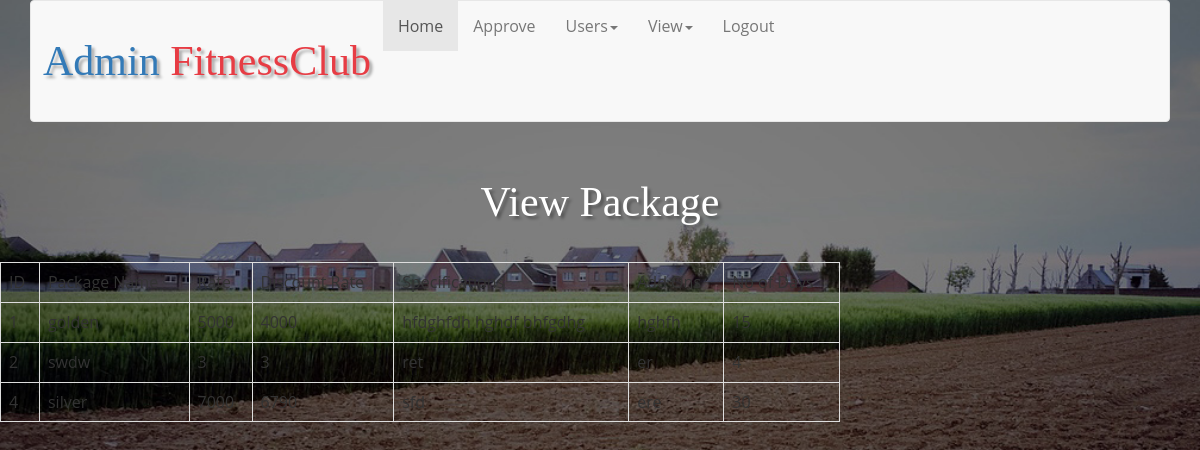
Page /Fitness_Club/Admin/view_pkg.php on the committed database.
### tables this page shows
CREATE TABLE IF NOT EXISTS `tbl_package` (
  `p_id` int(11) NOT NULL AUTO_INCREMENT,
  `c_id` int(11) NOT NULL,
  `p_name` varchar(20) NOT NULL,
  `rate` int(11) NOT NULL,
  `d_rate` int(11) NOT NULL,
  `spec` varchar(50) NOT NULL,
  `add_ons` varchar(50) NOT NULL,
  `no_of_days` int(11) NOT NULL,
  PRIMARY KEY (`p_id`)
);

### Fitness_Club/Admin/view_pkg.php (the view, shortened to what this page needs)
<?php
require_once './admin_nav.php';
require_once '../config/conn.php';
?>
 <h1 style="text-align:center;">View Package</h1>
  <table style="width:70%;" align="center" class="table table-bordered">
    <th>ID</th>
    <th>Package Name</th>
    <th>Rate</th>
    <th>Discount Rate</th>
    <th>Specifications</th>
    <th>Add Ons</th>
    <th>No of Days</th>
<?php
$sql="SELECT * FROM `tbl_package` ";
         $res=$con->query($sql);
        if($res->num_rows>0)
{
    while($row=$res->fetch_assoc())
    {
?>
<tr>
  <td> <?php echo $row['p_id'];?></td>
<td> <?php echo $row['p_name'];?></td>
<td> <?php echo $row['rate'];?></td>
<td> <?php echo $row['d_rate'];?></td>
<td> <?php echo $row['spec'];?></td>
<td> <?php echo $row['add_ons'];?></td>
<td> <?php echo $row['no_of_days'];?></td>
</tr>
<?php
}
}
?>
  </table>

### Fitness_Club/Admin/login/css/style.css (style rules this page uses)
html, body, div, span, applet, object, iframe, h1, h2, h3, h4, h5, h6, p, blockquote, pre, a, abbr, acronym, address, big, cite, code, del, dfn, em, img, ins, kbd, q, s, samp, small, strike, strong, sub, sup, tt, var, b, u, i, dl, dt, dd, ol, nav ul, nav li, fieldset, form, label, legend, table, caption, tbody, tfoot, thead, tr, th, td, article, aside, canvas, details, embed, figure, figcaption, footer, header, hgroup, menu, nav, output, ruby, section, summary, time, mark, audio, video { margin: 0; padding: 0; border: 0; font-size: 100%; font: inherit; vertical-align: baseline; }
table { border-collapse: collapse; border-spacing: 0; }
body { background: url(../images/1.jpg) no-repeat; background-size: cover; -webkit-background-size: cover; -moz-background-size: cover; -o-background-size: cover; -ms-background-size: cover; background-position: center; font-family: 'Open Sans', sans-serif; font-size: 100%; min-height:100vh; }
h1 { font-size: 3.5em; color: #fff; text-align: center; margin: 3vw 1vw; font-family: 'Sigmar One', cursive; text-shadow: 3px 3px 3px rgba(0, 0, 0, 0.32); }
@media (max-width:1920px) { h1 { font-size: 3.5vw; } }

### rows in the picture
tbl_package: p_id "1", p_name "golden", rate "5000", d_rate "4000", spec "hfdghfdh hghdf bhfgdhg", add_ons "hghfh", no_of_days "15"
tbl_package: p_id "2", p_name "swdw", rate "3", d_rate "3", spec "ret", add_ons "er", no_of_days "4"
tbl_package: p_id "4", p_name "silver", rate "7000", d_rate "6790", spec "sfd", add_ons "ere", no_of_days "30"
